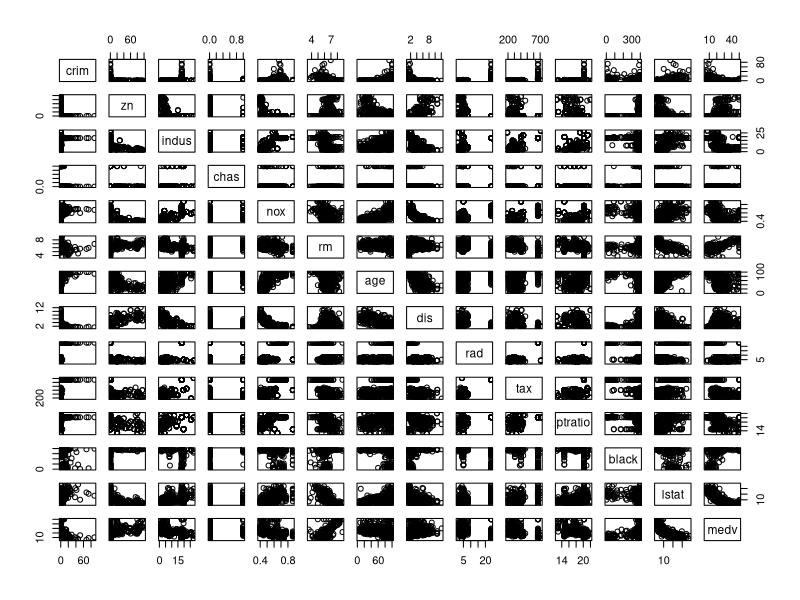
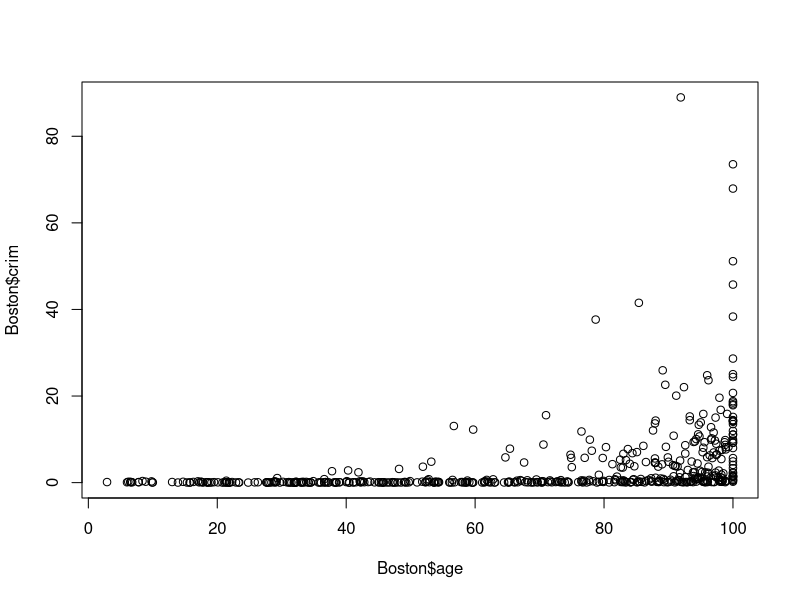
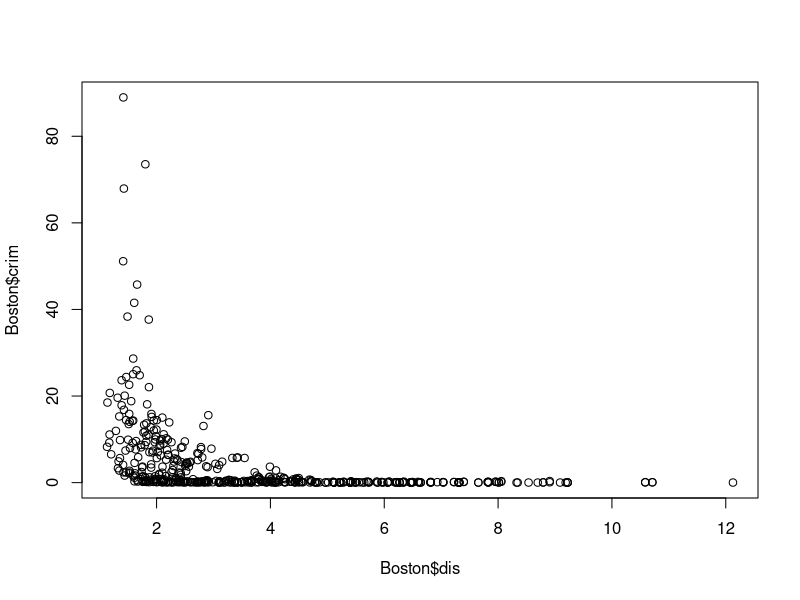
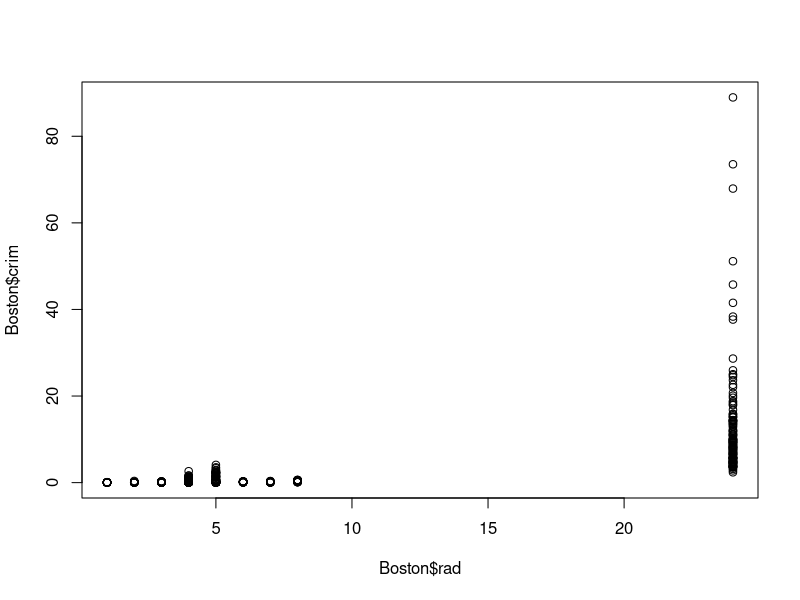
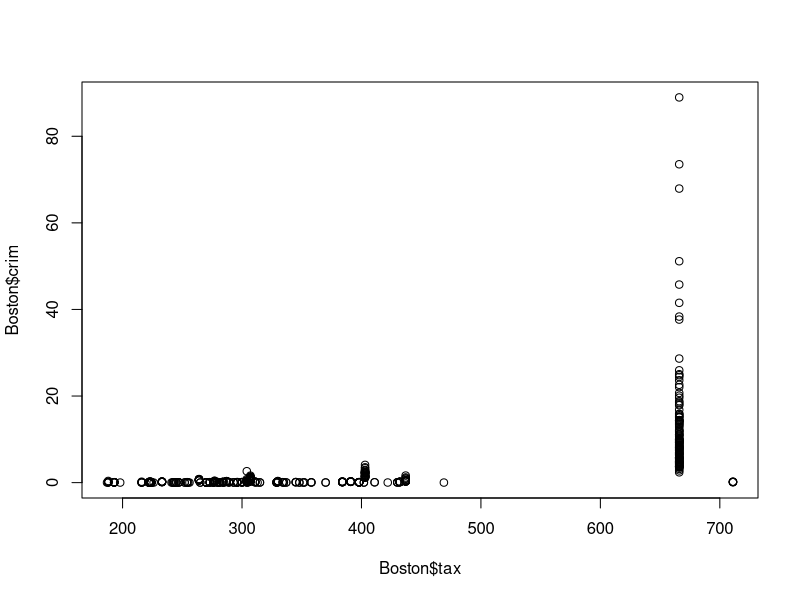
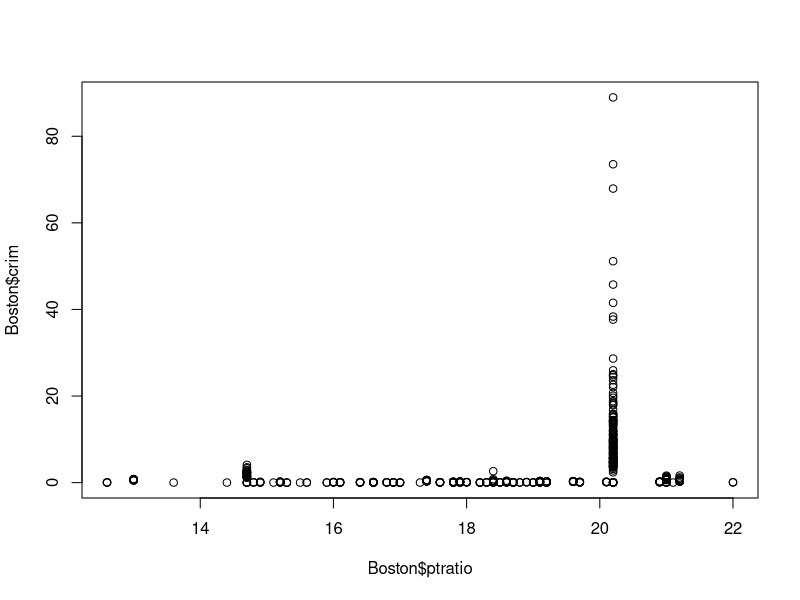
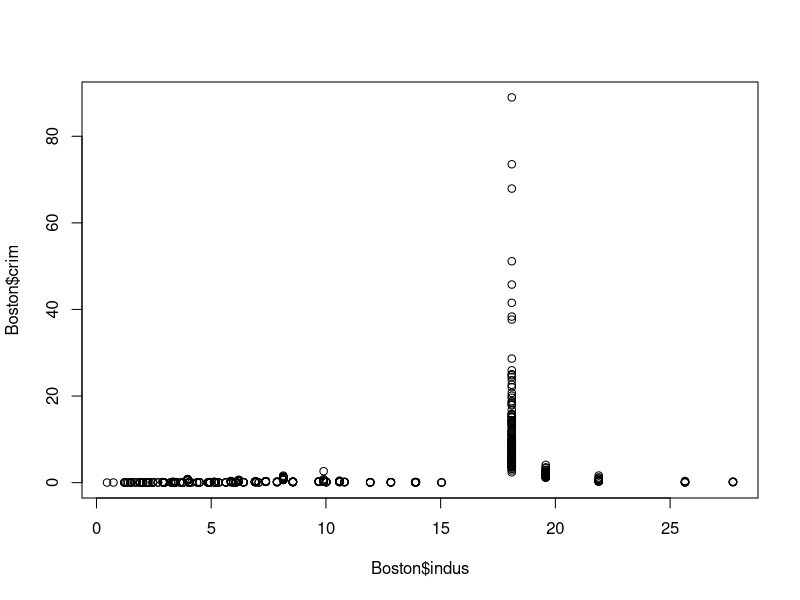
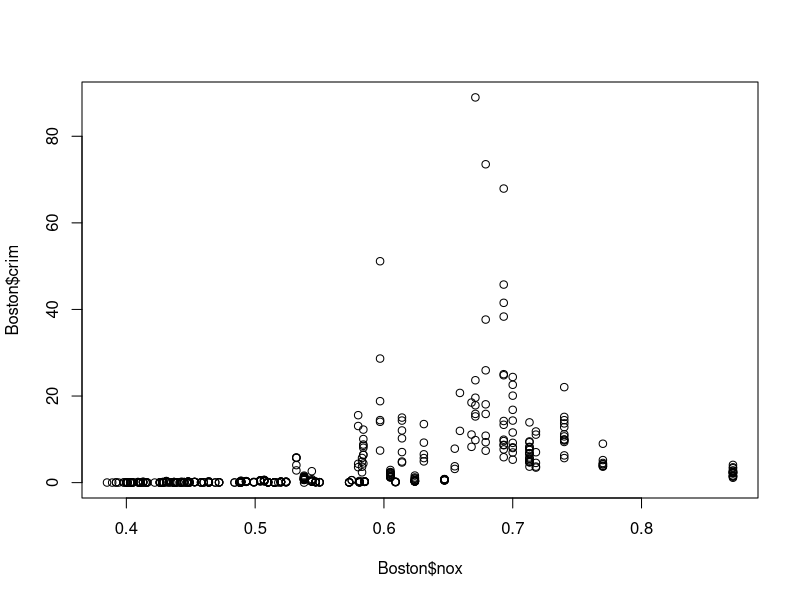

These figures' R source, in order:
## ---- chunk 1
siblings <- c(2,3,0,5,2,1,1,0,3,3)

#mean number of siblings (1.a.i)

mean(siblings)
## ---- chunk 2
#median number of siblings (1.a.ii)

median(siblings)
## ---- chunk 3
#mode number of siblings (1.a.iii)

Mode <- function(x) {
  ux <- unique(x)
  ux[which.max(tabulate(match(x, ux)))]
}

x<- siblings
result<- Mode(x)
print(result)
## ---- chunk 4
#Variance of siblings (1.a.iv)
var(siblings)
## ---- chunk 5
#Standard deviation of siblings (1.a.v)
sd(siblings)
## ---- chunk 6
#1.b
ages<- c(23, 25, 18, 45, 30, 21, 22, 19, 29, 35)

#Covariance between siblings and ages (1.b.i)
cov(siblings, ages)
## ---- chunk 7
#Correlation between siblings and ages 
cor(siblings,ages)
## ---- chunk 8
# The results of the correlation between the ages of students and their number of siblings exhibits strong positive linear correlation. (1.b.ii)


#Causation
# Althought the correlation between the two sets of data (siblings and ages) show strong positive linear correlation, this is a measure of linear association and cannot be used to argue that the two variable have a causal link, therefore it cannot be said that the number of siblings of a person has an affect on their age, or vice versa.

#Question 2.a

library(MASS)
Boston
## ---- chunk 9
dim(Boston)
## ---- chunk 10
#506 rows and 14 columns
#506 housing values in Boston suburbs and 14 feature


#2.b.

pairs(Boston)
## ---- chunk 11
#Description of graph:
#The graph shows association between two variables
#The variable names (diagonally) represent the x-axis of the column and the y-axis of the row
#By observing the graphs produced my observations based on linear association of the scatter plots are the following:
#crime shows some correlation with age,dis,rad,tax,ptraatio
#indus shows some correlation with age and dis
#nox shows some correlation with age and dis
#lstat shows some correlation with medv

#2.c

plot(Boston$age,Boston$crim)
## ---- chunk 12
cor(Boston$age,Boston$crim)
## ---- chunk 13
# there is a weak positive linear correlation (0.35) which suggests that older homes are more likely to suffer from an increased rate of crime per capita.

plot(Boston$dis, Boston$crim)
## ---- chunk 14
cor(Boston$dis, Boston$crim)
## ---- chunk 15
# there is a weak negative linear correlation (-0.38) which suggests that the increased distance to Employment centres results in decrease of crime per rate capita

plot(Boston$rad, Boston$crim)
## ---- chunk 16
cor(Boston$rad,Boston$crim)
## ---- chunk 17
# there is a strong positive linear correlation (0.63) which suggests that the higher the index of accessibility to highway the higher the crime per capita

plot(Boston$tax, Boston$crim)
## ---- chunk 18
cor(Boston$tax, Boston$crim)
## ---- chunk 19
# there is a strong positive linear correlation (0.58) which suggests that the higher the tax rate the higher the crime per capita

plot(Boston$ptratio, Boston$crim)
## ---- chunk 20
cor(Boston$ptratio, Boston$crim)
## ---- chunk 21
#there is a weak positive linear correlation (0.29) which suggests that the higher the pupil-teacher ration corresponds to slight increase in crime per capita

plot(Boston$indus, Boston$crim)
## ---- chunk 22
cor(Boston$indus, Boston$crim)
## ---- chunk 23
# there is a weak positive linear correlation (0.41) which suggests that the increased proportion of non-retail business acres per town results in increase in crime per capita

plot(Boston$nox, Boston$crim)
## ---- chunk 24
cor(Boston$nox, Boston$crim)
## ---- chunk 25
#there is a weak positive correlation (0.42) which suggests the increase in pollution results in slightly higher rate of crime per capita (altought the causation of these two may be unlikely)

plot(Boston$black, Boston$crim)
## ---- chunk 26
cor(Boston$black, Boston$crim)
## ---- chunk 27
# there is a weak negative linear correlation (-0.38) which suggests that the increase in proportion of blacks by town results slight decrease of crime per capita

plot(Boston$lstat, Boston$crim)
## ---- chunk 28
cor(Boston$lstat, Boston$crim)
## ---- chunk 29
# there is a weak positive linear correlation (0.45) which suggests that the higher the percent of lower status of the population results in increase of the rate of crime per capita

plot(Boston$medv, Boston$crim)
## ---- chunk 30
cor(Boston$medv, Boston$crim)
## ---- chunk 31
# there is a weak negative linear correlation (-0.39) which suggests that the increased median value of owner occupied homes results in slight decrease of the rate of crime per capita

#2.d 
# histogram of crime rates per capita in Boston suburbs
par(mfrow=c(1,3))
hist(Boston$crim[Boston$crim>1], breaks=25)
range(Boston$crim)
## ---- chunk 32
#Majority of the suburbds of Boston appear to have relatively low crime rate per capita, however about 20 suburbs have crime rate frequency of over 20. The histogram is very skewed, which suggests that a small number of suburbs (10 suburbs on an enlarged histogram), appear to have crime frequency of over 80 frequency. The range seems to be very large from 0.00632 to 88.97620


#histogram of tax rates
hist(Boston$tax,breaks=25)
range(Boston$tax)
## ---- chunk 33
# there seems to be a large divide in tax rates, demonstrating that suburbs either pay under 500 or a higher rate of over 650. The range of the values seems to be very large from 187 to 711

#histogram of pupil-teacher ratio
hist(Boston$ptratio, breaks=25)
## ---- chunk 34
range(Boston$ptratio)
## ---- chunk 35
#there seems to be a skew towards higher ratios of the pupil-teacher ratio, however the range is relatively low so the difference is less dramatic, as the range of values is from 12.6 to 22




#2.e
#suburbs bound by the river
 dim(subset(Boston, chas == 1))
## ---- chunk 36
#35 suburbs are bound by the river.
 
#2.f median ptratio
median(Boston$ptratio)
## ---- chunk 37
#2.g suburb with lowest median value
min(Boston$medv)
## ---- chunk 38
#other features of this suburb
t(subset(Boston, medv == min(Boston$medv)))
## ---- chunk 39
#comparison between suburb 5 and other suburbs
summary(Boston)
## ---- chunk 40
#Observations: crime is abobe third quartile, zn is at minimum, indus is at third quartile, chas is 0 (suburb is not bound by river), nox is above third quartile, rm is below first quartile, age is at max, dis is below first quartile, rad is at max, tax is at third quartile,ptratio is at third quartile, black is above median value, lstat is above third quartile, medv is at minimum. Overall the suburb does not seem like the best place to live at it has comparatively higher rate of crime, proportion of non-retail business acres per town, pollution, tax, pupil-teacher ratio and lower status of the population. It has comparatively older houses and is higher index of accessibility to radial highways. These factors suggest it is not a desirable place to live compared to other suburbs of Boston.

#2.h
dim(subset(Boston, rm > 7))
## ---- chunk 41
#64 suburbs average more than 7 rooms per dwelling.

dim(subset(Boston, rm > 8))
## ---- chunk 42
#13 suburbs average more than 8 rooms per dwelling

summary(subset(Boston, rm > 8 ))
## ---- chunk 43
summary(Boston)
## ---- chunk 44
#Observations:By comparing the range values by the two summary tables, it seems that dwellings of over 8 rooms have comparatively lower crime rates per capita, slightly lower pupil-teacher ratio and and lower percentage of lower status population. This indicates higher standard of living in dwelling of over 8 rm.


#Question 3

set.seed(1)

#Q.3.a.
x = rnorm(100, mean=0, sd=sqrt(1))

#Q.3.b
esp = rnorm(100, mean=0, sd=sqrt(0.25))

#Q.3.c
y = -1 + (0.5*x)+esp
length(y)
## ---- chunk 45
#In this model the value for Beta-0 is -1 and the value for Beta-1 is 0.5

#Q.3.d
plot(x,y)
cor(x,y)
## ---- chunk 46
#There is a strong positive linear correlation between x and y, observed by the distribution of points on the graph and the correlation coefficient (0.66)

#Q.3.e
lm.fit = lm(y ~ x)
print(lm.fit)
## ---- chunk 47
#based on this approximation, Beta-0-hat, or estimated value of the y-intercept is -1.10188, and the approximation of Beta-1-hat, or the estimated value of the slope is 0.4995. Both estimates are very close to the true values; -1 and 0.5 respectively, therefore this seemes to be a good model.
summary(lm.fit)
## ---- chunk 48
#Q.3.f
plot(x,y)
abline(lm.fit)
abline( a=-1, b=1/2, col='red')
legend("bottomright",pch=c("+","*"),col=c("black","red"),legend = c("estimated","true"))
